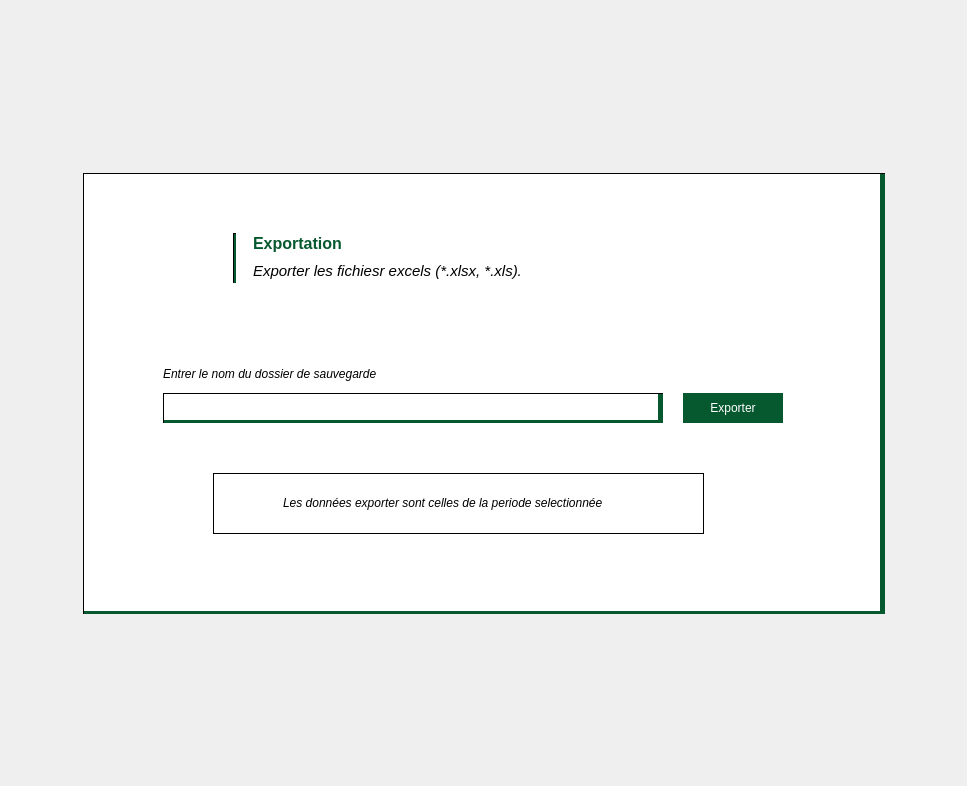
          <widget class="QWidget" name="pageExtraction">
           <layout class="QGridLayout" name="gridLayout_14">
            <item row="0" column="2">
             <spacer name="verticalSpacer_15">
              <property name="orientation">
               <enum>Qt::Vertical</enum>
              </property>
              <property name="sizeHint" stdset="0">
               <size>
                <width>20</width>
                <height>162</height>
               </size>
              </property>
             </spacer>
            </item>
            <item row="1" column="0">
             <spacer name="horizontalSpacer_17">
              <property name="orientation">
               <enum>Qt::Horizontal</enum>
              </property>
              <property name="sizeHint" stdset="0">
               <size>
                <width>72</width>
                <height>20</height>
               </size>
              </property>
             </spacer>
            </item>
            <item row="1" column="1" rowspan="2" colspan="2">
             <widget class="QWidget" name="widget_9" native="true">
              <property name="minimumSize">
               <size>
                <width>802</width>
                <height>441</height>
               </size>
              </property>
              <property name="styleSheet">
               <string notr="true">border: 0.5px solid ;
border-right: 5px solid rgb(6, 88, 47) ;
border-bottom:3px solid rgb(6, 88, 47) ;
background-color: rgb(255, 255, 255);
</string>
              </property>
              <widget class="QLabel" name="label_10">
               <property name="geometry">
                <rect>
                 <x>200</x>
                 <y>320</y>
                 <width>401</width>
                 <height>20</height>
                </rect>
               </property>
               <property name="styleSheet">
                <string notr="true">font: 11pt &quot;MS Shell Dlg 2&quot;;
font-style : italic ;
border: 0px;</string>
               </property>
               <property name="text">
                <string>Les données exporter sont celles de la periode selectionnée</string>
               </property>
              </widget>
              <widget class="QLineEdit" name="lineEditExporter">
               <property name="geometry">
                <rect>
                 <x>80</x>
                 <y>220</y>
                 <width>500</width>
                 <height>30</height>
                </rect>
               </property>
              </widget>
              <widget class="QLabel" name="labelExtration_2">
               <property name="geometry">
                <rect>
                 <x>170</x>
                 <y>60</y>
                 <width>131</width>
                 <height>21</height>
                </rect>
               </property>
               <property name="font">
                <font>
                 <pointsize>-1</pointsize>
                 <weight>75</weight>
                 <italic>false</italic>
                 <bold>true</bold>
                </font>
               </property>
               <property name="styleSheet">
                <string notr="true">color: rgb(6, 88, 47);
font-weight: bold;
font-size:16px;
font-style : normal ;
border: 0px;</string>
               </property>
               <property name="text">
                <string>Exportation </string>
               </property>
              </widget>
              <widget class="QLabel" name="label_9">
               <property name="geometry">
                <rect>
                 <x>140</x>
                 <y>310</y>
                 <width>51</width>
                 <height>41</height>
                </rect>
               </property>
               <property name="styleSheet">
                <string notr="true">border: 0px;</string>
               </property>
               <property name="text">
                <string/>
               </property>
               <property name="pixmap">
                <pixmap>images/info.png</pixmap>
               </property>
               <property name="scaledContents">
                <bool>true</bool>
               </property>
              </widget>
              <widget class="QLabel" name="label_16">
               <property name="geometry">
                <rect>
                 <x>70</x>
                 <y>50</y>
                 <width>71</width>
                 <height>61</height>
                </rect>
               </property>
               <property name="styleSheet">
                <string notr="true">border: 0px;</string>
               </property>
               <property name="text">
                <string/>
               </property>
               <property name="pixmap">
                <pixmap>images/yesterday1.png</pixmap>
               </property>
               <property name="scaledContents">
                <bool>true</bool>
               </property>
              </widget>
              <widget class="QPushButton" name="pushButtonExporter2">
               <property name="geometry">
                <rect>
                 <x>600</x>
                 <y>220</y>
                 <width>100</width>
                 <height>30</height>
                </rect>
               </property>
               <property name="styleSheet">
                <string notr="true">background-color: rgb(6, 88, 47);
color: rgb(255, 255, 255);
border: 0px;</string>
               </property>
               <property name="text">
                <string>Exporter</string>
               </property>
              </widget>
              <widget class="QLabel" name="label_8">
               <property name="geometry">
                <rect>
                 <x>130</x>
                 <y>300</y>
                 <width>491</width>
                 <height>61</height>
                </rect>
               </property>
               <property name="styleSheet">
                <string notr="true">border: 1px solid black ;</string>
               </property>
               <property name="text">
                <string/>
               </property>
              </widget>
              <widget class="QLabel" name="label_7">
               <property name="geometry">
                <rect>
                 <x>80</x>
                 <y>190</y>
                 <width>301</width>
                 <height>21</height>
                </rect>
               </property>
               <property name="styleSheet">
                <string notr="true">font: 11pt &quot;MS Shell Dlg 2&quot;;
font-style : italic ;
border: 0px;
</string>
               </property>
               <property name="text">
                <string>Entrer le nom du dossier de sauvegarde</string>
               </property>
              </widget>
              <widget class="Line" name="lineExt_2">
               <property name="geometry">
                <rect>
                 <x>150</x>
                 <y>60</y>
                 <width>3</width>
                 <height>50</height>
                </rect>
               </property>
               <property name="orientation">
                <enum>Qt::Vertical</enum>
               </property>
              </widget>
              <widget class="QLabel" name="labelExt1_2">
               <property name="geometry">
                <rect>
                 <x>170</x>
                 <y>90</y>
                 <width>361</width>
                 <height>16</height>
                </rect>
               </property>
               <property name="font">
                <font>
                 <family>MS Shell Dlg 2</family>
                 <pointsize>11</pointsize>
                 <weight>50</weight>
                 <italic>true</italic>
                 <bold>false</bold>
                </font>
               </property>
               <property name="styleSheet">
                <string notr="true">font: 11pt &quot;MS Shell Dlg 2&quot;;
font-style : italic ;
border: 0px;</string>
               </property>
               <property name="text">
                <string>Exporter les fichiesr excels (*.xlsx, *.xls).</string>
               </property>
              </widget>
              <zorder>label_8</zorder>
              <zorder>label_10</zorder>
              <zorder>lineEditExporter</zorder>
              <zorder>labelExtration_2</zorder>
              <zorder>label_9</zorder>
              <zorder>label_16</zorder>
              <zorder>pushButtonExporter2</zorder>
              <zorder>label_7</zorder>
              <zorder>lineExt_2</zorder>
              <zorder>labelExt1_2</zorder>
             </widget>
            </item>
            <item row="2" column="3">
             <spacer name="horizontalSpacer_18">
              <property name="orientation">
               <enum>Qt::Horizontal</enum>
              </property>
              <property name="sizeHint" stdset="0">
               <size>
                <width>71</width>
                <height>20</height>
               </size>
              </property>
             </spacer>
            </item>
            <item row="3" column="1">
             <spacer name="verticalSpacer_16">
              <property name="orientation">
               <enum>Qt::Vertical</enum>
              </property>
              <property name="sizeHint" stdset="0">
               <size>
                <width>20</width>
                <height>161</height>
               </size>
              </property>
             </spacer>
            </item>
           </layout>
          </widget>
